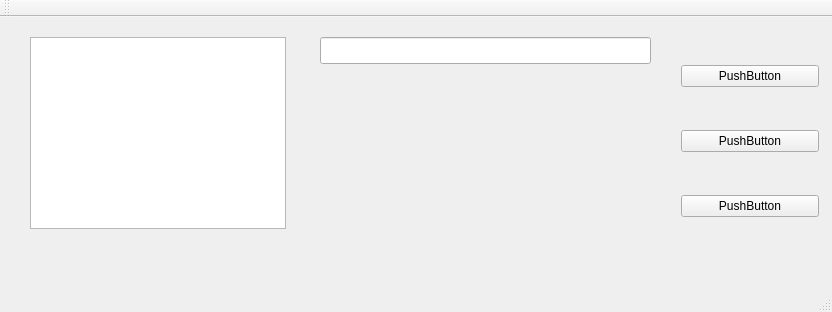
<?xml version="1.0" encoding="UTF-8"?>
<ui version="4.0">
 <class>MainWindow</class>
 <widget class="QMainWindow" name="MainWindow">
  <property name="geometry">
   <rect>
    <x>0</x>
    <y>0</y>
    <width>832</width>
    <height>312</height>
   </rect>
  </property>
  <property name="windowTitle">
   <string>MainWindow</string>
  </property>
  <widget class="QWidget" name="centralWidget">
   <widget class="QWidget" name="verticalLayoutWidget">
    <property name="geometry">
     <rect>
      <x>670</x>
      <y>0</y>
      <width>160</width>
      <height>251</height>
     </rect>
    </property>
    <layout class="QVBoxLayout" name="verticalLayout">
     <item>
      <widget class="QPushButton" name="pushButton_3">
       <property name="text">
        <string>PushButton</string>
       </property>
      </widget>
     </item>
     <item>
      <widget class="QPushButton" name="pushButton_2">
       <property name="text">
        <string>PushButton</string>
       </property>
      </widget>
     </item>
     <item>
      <widget class="QPushButton" name="pushButton">
       <property name="text">
        <string>PushButton</string>
       </property>
      </widget>
     </item>
    </layout>
   </widget>
   <widget class="QListView" name="listView">
    <property name="geometry">
     <rect>
      <x>30</x>
      <y>20</y>
      <width>256</width>
      <height>192</height>
     </rect>
    </property>
   </widget>
   <widget class="QLineEdit" name="lineEdit">
    <property name="geometry">
     <rect>
      <x>320</x>
      <y>20</y>
      <width>331</width>
      <height>27</height>
     </rect>
    </property>
   </widget>
  </widget>
  <widget class="QMenuBar" name="menuBar">
   <property name="geometry">
    <rect>
     <x>0</x>
     <y>0</y>
     <width>832</width>
     <height>25</height>
    </rect>
   </property>
  </widget>
  <widget class="QToolBar" name="mainToolBar">
   <attribute name="toolBarArea">
    <enum>TopToolBarArea</enum>
   </attribute>
   <attribute name="toolBarBreak">
    <bool>false</bool>
   </attribute>
  </widget>
  <widget class="QStatusBar" name="statusBar"/>
 </widget>
 <layoutdefault spacing="6" margin="11"/>
 <resources/>
 <connections/>
</ui>
